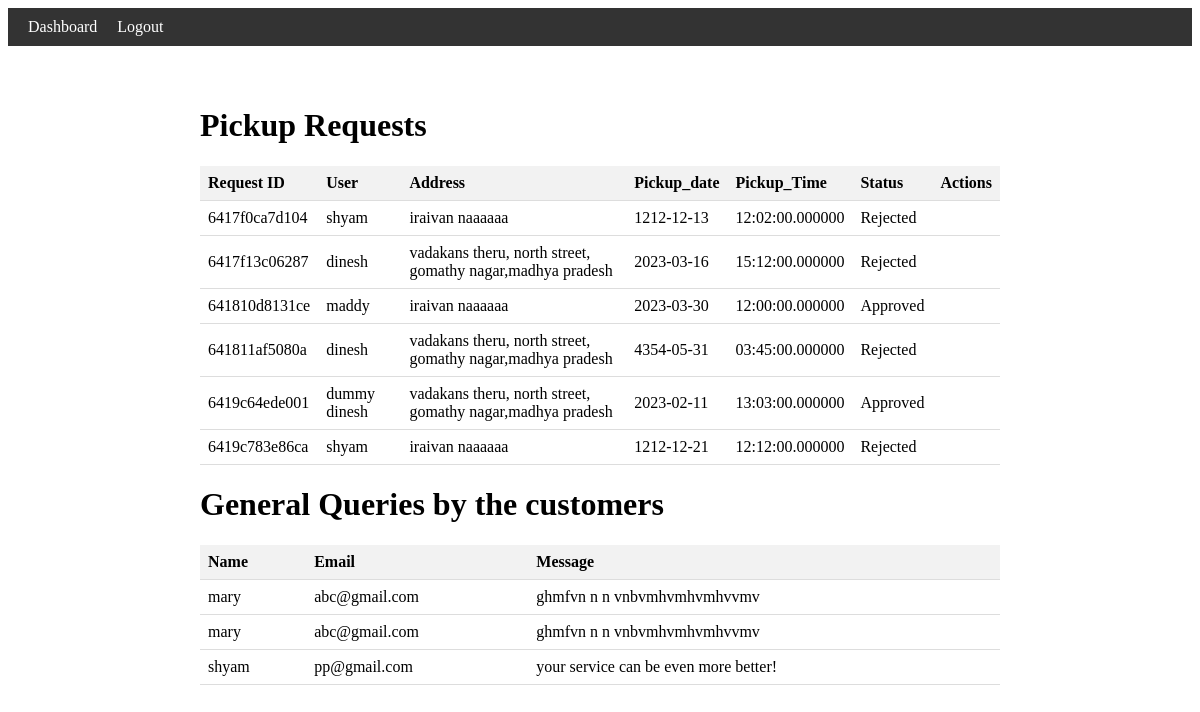
The page /admin_dashboard.php on the database its author committed.
### tables this page shows
CREATE TABLE `sell_request` (
  `name` varchar(50) NOT NULL,
  `email` varchar(50) NOT NULL,
  `address` varchar(100) NOT NULL,
  `city` varchar(50) NOT NULL,
  `state` varchar(50) NOT NULL,
  `zip` varchar(50) NOT NULL,
  `product_name` varchar(50) NOT NULL,
  `pickup_date` date NOT NULL,
  `pickup_time` time(6) NOT NULL,
  `status` varchar(50) NOT NULL,
  `request_id` varchar(50) DEFAULT NULL
);

CREATE TABLE `contacts` (
  `name` varchar(50) NOT NULL,
  `email` varchar(60) NOT NULL,
  `message` varchar(50) NOT NULL
);

### admin_dashboard.php (the view, shortened to what this page needs)
<?php
$servername = "localhost";
$username = "root";
$password = "";
$dbname = "ewaste";
$conn = mysqli_connect($servername, $username, $password, $dbname);
$sql = "SELECT * FROM sell_request ORDER BY request_id ASC";
$result = mysqli_query($conn, $sql);
?>
<!DOCTYPE html>
<html>
<head>
  <link rel="stylesheet" href="admin_dashboard.css">
</head>
<body>
  <header>
    <nav>
      <ul>
        <li><a href="admin_dashboard.php">Dashboard</a></li>
        <li><a href="admin_login.php">Logout</a></li>
      </ul>
    </nav>
  </header>
  <div class="container">
    <h1>Pickup Requests</h1>
    <table>
      <thead>
        <tr>
          <th>Request ID</th>
          <th>User</th>
          <th>Address</th>
          <th>Pickup_date</th>
		  <th>Pickup_Time</th>
          <th>Status</th>
          <th>Actions</th>
        </tr>
      </thead>
      <tbody>
        <?php while ($row = mysqli_fetch_assoc($result)) { ?>
        <tr>
          <td><?php echo $row['request_id']; ?></td>
          <td><?php echo $row['name']; ?></td>
          <td><?php echo $row['address']; ?></td>
          <td><?php echo $row['pickup_date']; ?></td>
		   <td><?php echo $row['pickup_time']; ?></td>
          <td><?php echo $row['status']; ?></td>
          <td>
          </td>
        </tr>
        <?php } ?>
      </tbody>
    </table>
	<h1> General Queries by the customers </h1>
    <div class="complaints">
	<?php
	$sqll = "SELECT * FROM contacts";
$done = mysqli_query($conn, $sqll);
?>
<table>
<thead>
        <tr>
          <th>Name</th>
          <th>Email</th>
          <th>Message</th>
		 </tr>
</thead>
      <tbody>
        <?php while ($row = mysqli_fetch_assoc($done)) { ?>
        <tr>
          <td><?php echo $row['name']; ?></td>
          <td><?php echo $row['email']; ?></td>
          <td><?php echo $row['message']; ?></td>
		<?php } ?>
		 </tr>
		 </tbody>
		 </table>
  </div>
</body>
</html>

### admin_dashboard.css (style rules this page uses)
table { width: 100%; border-collapse: collapse; }
th, td { text-align: left; padding: 8px; border-bottom: 1px solid #ddd; }
th { background-color: #f2f2f2; font-weight: bold; }
.container { margin: 20px auto; max-width: 800px; padding: 20px; }
header { background-color: #333; color: #fff; padding: 10px; }
nav { display: flex; justify-content: space-between; }
nav ul { display: flex; list-style-type: none; margin: 0; padding: 0; }
nav ul li a { color: #fff; text-decoration: none; padding: 10px; }

### rows shown on the page
sell_request: request "6417f0ca7d104", name "shyam", address "iraivan naaaaaa", pickup_date "1212-12-13", pickup_time "12:02:00.000000", status "Rejected"
sell_request: request "6417f13c06287", name "dinesh", address "vadakans theru, north street, gomathy nagar,madhya pradesh", pickup_date "2023-03-16", pickup_time "15:12:00.000000", status "Rejected"
sell_request: request "641810d8131ce", name "maddy", address "iraivan naaaaaa", pickup_date "2023-03-30", pickup_time "12:00:00.000000", status "Approved"
sell_request: request "641811af5080a", name "dinesh", address "vadakans theru, north street, gomathy nagar,madhya pradesh", pickup_date "4354-05-31", pickup_time "03:45:00.000000", status "Rejected"
sell_request: request "6419c64ede001", name "dummy dinesh", address "vadakans theru, north street, gomathy nagar,madhya pradesh", pickup_date "2023-02-11", pickup_time "13:03:00.000000", status "Approved"
sell_request: request "6419c783e86ca", name "shyam", address "iraivan naaaaaa", pickup_date "1212-12-21", pickup_time "12:12:00.000000", status "Rejected"
contacts: name "mary", email "abc@gmail.com", message "ghmfvn n n vnbvmhvmhvmhvvmv"
contacts: name "mary", email "abc@gmail.com", message "ghmfvn n n vnbvmhvmhvmhvvmv"
contacts: name "shyam", email "pp@gmail.com", message "your service can be even more better!"
